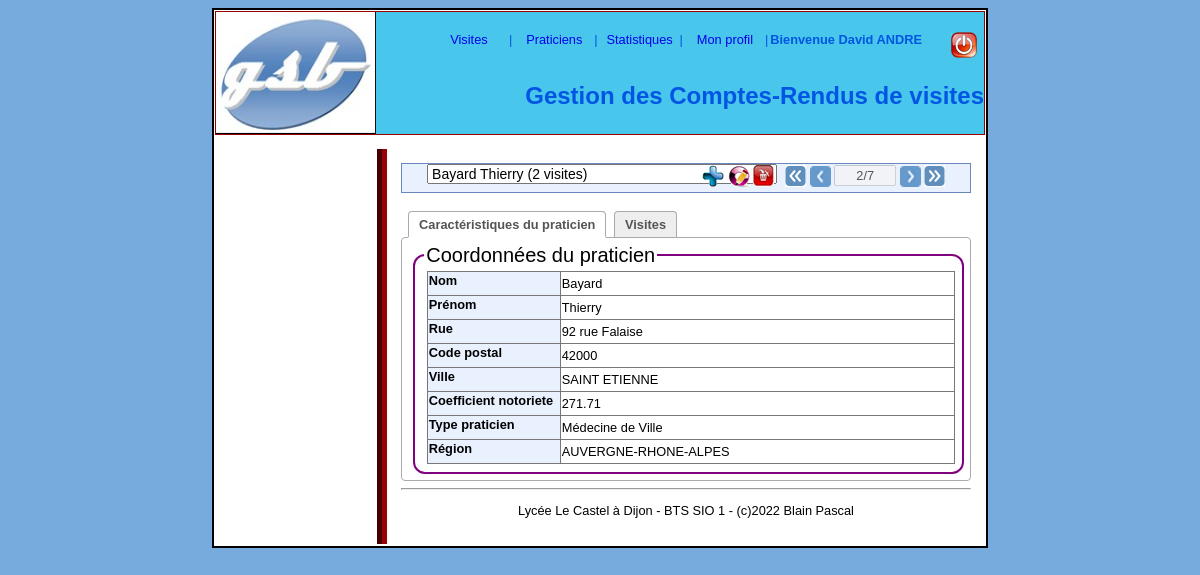
The app's page /index.php?choixTraitement=praticien&action=voir&lstPraticiens=82 (signed in) with its own data.
### tables this page shows
CREATE TABLE `praticien` (
  `pNum` int NOT NULL,
  `pNom` varchar(25) DEFAULT NULL,
  `pPrenom` varchar(30) DEFAULT NULL,
  `pRue` varchar(50) DEFAULT NULL,
  `pCP` varchar(5) DEFAULT NULL,
  `pVille` varchar(32) DEFAULT NULL,
  `pCoefNotoriete` float DEFAULT NULL,
  `tCode` varchar(2) NOT NULL,
  `region` smallint DEFAULT NULL,
  PRIMARY KEY (`pNum`),
  KEY `tCode` (`tCode`),
  CONSTRAINT `praticien_ibfk_1` FOREIGN KEY (`tCode`) REFERENCES `type_praticien` (`tCode`) ON UPDATE CASCADE
);

CREATE TABLE `type_praticien` (
  `tCode` varchar(2) NOT NULL,
  `tLibelle` varchar(31) DEFAULT NULL,
  `tLieu` varchar(31) DEFAULT NULL,
  PRIMARY KEY (`tCode`)
);

CREATE TABLE `parametre` (
  `pType` varchar(7) NOT NULL,
  `pIndice` smallint NOT NULL,
  `pLibelle` varchar(110) DEFAULT NULL,
  `pCategorie` varchar(1) DEFAULT NULL,
  `pPlancher` smallint DEFAULT NULL,
  `pPlafond` smallint DEFAULT NULL,
  PRIMARY KEY (`pType`,`pIndice`),
  CONSTRAINT `parametre_ibfk_1` FOREIGN KEY (`pType`) REFERENCES `typeParametre` (`tlId`)
);

### modele/classPDO.php (called while the page is built, shortened)
<?php
class PdoBD
{
	private static $serveur='mysql:host=localhost:3306';
	private static $bdd='dbname=gsb';
	private static $user='root';
	private static $mdp='';
	private static $monPdo;
	private static $monPdoBD=null;
	private function __construct()
	{
		PdoBD::$monPdo = new PDO(PdoBD::$serveur.';'.PdoBD::$bdd, PdoBD::$user, PdoBD::$mdp);
		PdoBD::$monPdo->query("SET CHARACTER SET utf8");
	}
	public  static function getPdoBD()
	{
		if(PdoBD::$monPdoBD==null)	{PdoBD::$monPdoBD= new PdoBD();}
		return PdoBD::$monPdoBD;
	}
	public function getLesPraticiens($region)
	{
		$req = "SELECT distinct p.pNum,pNom,pPrenom,region,count(vNum) as nbVisites
					FROM praticien p LEFT JOIN visite v ON (p.pNum=v.pNum";
		($_SESSION['region']==0)?$req.=") group by pNom,pPrenom,p.pNum,region;":$req.=" and uId='".$_SESSION['idUtilisateur']."') WHERE region = $region group by pNom,pPrenom,p.pNum,region;";
		$rs = PdoBD::$monPdo->query($req);
		$lesLignes = $rs->fetchAll();
		return $lesLignes;
	}
	public function getInfosPraticien($idfP)
	{
		$req = "SELECT pNum,pNom,pPrenom,pRue,pCP,pVille,pCoefNotoriete,p.tCode,tp.tLibelle as wTypeLibelle,p.region,r.plibelle as wRegion
					FROM praticien p
					INNER JOIN type_praticien tp ON tp.tCode = p.tCode
					INNER JOIN parametre r ON (r.pType='region' AND r.pIndice=p.region)
					WHERE pNum='$idfP'
					";
		$rs = PdoBD::$monPdo->query($req);
		$ligne = $rs->fetch();
		return $ligne;
	}
}
?>

### vues/v_fichePraticien.php (the view, shortened to what this page needs)
<?php
$titre="Caract&eacute;ristiques du praticien";
echo ('
		<div id="fiche">
			<ul class="lesOnglets">
				<li class="actif onglet" 	id="onglet1" onclick="javascript:Affiche(\'1\',2);">'.$titre.'</li>
				<li class="inactif onglet" 	id="onglet2" onclick="javascript:Affiche(\'2\',2);">Visites</li>
			</ul>');
 echo ("
	 	<div style='display: block;' class='unOnglet' id='contenuOnglet1'>
 			<table style='border: 0px solid white;'>
			<tr>
				<td style='border :0px;'>
				<fieldset>	<legend>Coordonn&eacute;es du praticien ");
echo ("						</legend>
					<table>
						<tr><th style='width:120px;'>Nom</th>	<td>".$lesInfosPraticien['pNom']."</td> </tr>
						<tr><th>Pr&eacute;nom</th>				<td>".$lesInfosPraticien['pPrenom']."</td></tr>
						<tr><th>Rue</th>						<td>".$lesInfosPraticien['pRue']."</td></tr>
						<tr><th>Code postal</th>				<td>".$lesInfosPraticien['pCP']."</td></tr>
						<tr><th>Ville</th>						<td>".$lesInfosPraticien['pVille']."</td></tr>
						<tr><th>Coefficient notoriete</th>		<td>".$lesInfosPraticien['pCoefNotoriete']."</td></tr>
						<tr><th>Type praticien</th>				<td>".$lesInfosPraticien['wTypeLibelle']."</td></tr>
						<tr><th>R&eacute;gion</th>				<td>".$lesInfosPraticien['wRegion']."</td></tr>
						");
echo ("				</table>
				</fieldset>
				</td>
			</tr>
			</table>
	</div>");
echo ("
		<div style='display: none;' class='unOnglet' id='contenuOngletX'>
			<fieldset><legend>XXXX</legend>
			<table>
				<tr><th style='width:130px;'>.....</th></tr>
				<tr><td>xxxx</td></tr>
			</table>
			</fieldset>
		</div>
	</div>");
?>

### styles/styles.css (style rules this page uses)
body { background-color: #77AADD; //background-image: url(imgs/FONDGLOBAL.jpg); background-repeat: repeat-x; margin:0% 0%; padding : 0.6em; font-family:"Trebuchet MS",Verdana,Geneva,Arial,Helvetica,sans-serif; font-size:0.8em; }
#contenu table { background-color:#FFF; border : 0.1em solid #777777; color:black; margin-right : auto ; margin-left:0.2em; border-collapse : collapse; }
#contenu th { background-color:#E9F1FE; //bleu clair ou bleu plus soutenu : #77AADD; width: 130px; height: 21px; text-align: left; vertical-align:top; border-bottom:0.1em solid #777777; //font-size:1.1em; }
#contenu td { border :1px solid #777777; //font-size:1.1em; }
table { width:100%; border-collapse:collapse; }
fieldset { border-radius : 12px; border:2px solid ; border-color: purple; }
legend { font-size: 20px; }
.lesOnglets { margin: 0; padding:0 0 0 5px; }
.unOnglet { background-color:white; margin-top:-1px; padding:5px; display:none; border:1px solid #AAA; border-radius:4px; -webkit-border-radius:4px; -moz-border-radius:4px; color:#555; cursor: text; }
.onglet { display:inline-block; margin:5px 2px 0 2px; padding:5px 10px ; border:1px solid #AAA; border-bottom:none; border-radius:5px 5px 0 0; -webkit-border-radius:4px 4px 0 0; -moz-border-radius:4px 4px 0 0; color:#555; cursor: pointer; font-weight:bold; }
.inactif { background:#EEE; }
.actif { background:white; border-bottom:2px solid white; padding-bottom:4px; cursor:text; }

### records on screen
praticien: pNom "Bayard", pPrenom "Thierry", pRue "92 rue Falaise", pCP "42000", pVille "SAINT ETIENNE", pCoefNotoriete "271.71", tCode.tLibelle "Médecine de Ville", parametre.pLibelle "AUVERGNE-RHONE-ALPES"

### other values on screen
$_SESSION['prenom'] "David"
$_SESSION['nom'] "ANDRE"
$titre "Caractéristiques du praticien"
form field lstPraticiens "Bayard Thierry (2 visites)"
